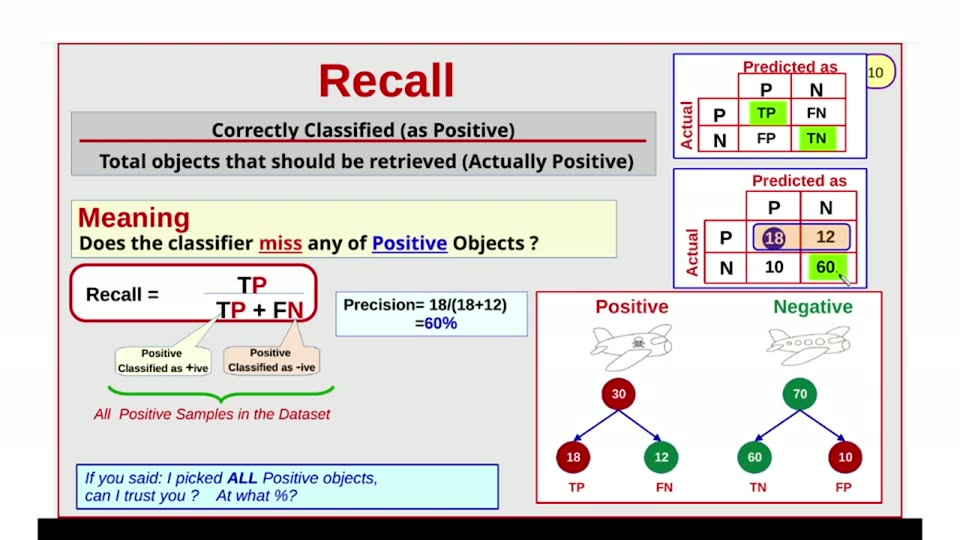
#> input picture videos/machine-learning/08_performance_measure/unique_slides/slide_010.jpg, 960 x 540 px, found by its file name
$ python measure010b.py
#> lines starting #> are read from the running program, lines starting #| are printed output that depends on the picture; after the words box and inside, x2 and y2 are one past the last pixel; in counts of white or black regions, pixels touching at a corner belong together
from PIL import Image
import numpy as np

NS = '/home/codespace/ai_llm_slides/videos/machine-learning/08_performance_measure'
im = Image.open(NS + '/unique_slides/slide_010.jpg').convert('RGB')
#> im is the input picture: PIL image 960x540 RGB; mean R, G, B 217.6, 214.5, 211.8
a = np.asarray(im).astype(int)
H, W, _ = a.shape
#> H = 540; W = 960

red = (a[:, :, 0] > 150) & (a[:, :, 0] - a[:, :, 1] > 70) & (a[:, :, 0] - a[:, :, 2] > 70)
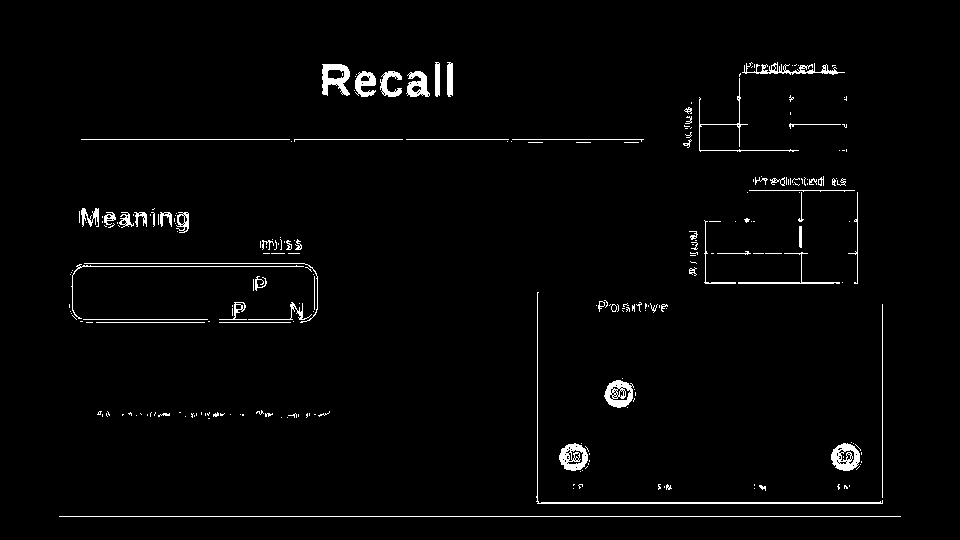
#> red: shape (540, 960) bool; 2.1% white; 252 white regions (188 under 20 px), largest, box (x1, y1, x2, y2) and area: (536, 292, 883, 504) 906, (59, 516, 901, 517) 842, (322, 64, 350, 96) 531

def runs(mask, axis, minlen, label, limit=50):
    out = []
    if axis == 0:
        for y in range(H):
            row = mask[y]; x = 0
            while x < W:
                if row[x]:
                    x0 = x
                    while x < W and row[x]: x += 1
                    if x - x0 >= minlen: out.append((y, x0, x - 1))
                else: x += 1
    else:
        for x in range(W):
            col = mask[:, x]; y = 0
            while y < H:
                if col[y]:
                    y0 = y
                    while y < H and col[y]: y += 1
                    if y - y0 >= minlen: out.append((x, y0, y - 1))
                else: y += 1
    print(label, out[:limit])

# formula box region only
sub = np.zeros_like(red); sub[255:370, 60:540] = red[255:370, 60:540]
#> after `sub[255:370, 60:540] = red[255:370, 60:540]`: sub: shape (540, 960) bool; 0.27% white in thin lines or dots, all inside (x1, y1, x2, y2) = (69, 263, 539, 370)
runs(sub, 0, 30, 'formula-region red horiz:')
#> after the loop in runs, `for y in range(H):`: out = [(263, 84, 304), (266, 82, 303), (319, 83, 207), (319, 248, 292), (322, 96, 204), (322, 219, 290)]
#| formula-region red horiz: [(263, 84, 304), (266, 82, 303), (319, 83, 207), (319, 248, 292), (322, 96, 204), (322, 219, 290)]
runs(sub, 1, 20, 'formula-region red vert:')
#| formula-region red vert: [(72, 275, 310), (314, 276, 309), (317, 276, 309), (537, 292, 369)]

# matrix1 region red grid
sub = np.zeros_like(red); sub[45:165, 665:875] = red[45:165, 665:875]
#> after `sub[45:165, 665:875] = red[45:165, 665:875]`: sub: shape (540, 960) bool; 0.19% white in thin lines or dots, all inside (x1, y1, x2, y2) = (683, 62, 847, 152)
runs(sub, 0, 15, 'matrix1 red horiz:')
#| matrix1 red horiz: [(71, 821, 836), (72, 742, 844), (124, 699, 747), (124, 789, 840), (150, 699, 798)]
runs(sub, 1, 10, 'matrix1 red vert:')
#| matrix1 red vert: [(699, 99, 150), (739, 78, 146), (746, 63, 73), (756, 64, 73), (762, 64, 73), (777, 62, 73), (814, 63, 72)]
# matrix2 region red grid
sub = np.zeros_like(red); sub[160:295, 665:875] = red[160:295, 665:875]
#> after `sub[160:295, 665:875] = red[160:295, 665:875]`: sub: shape (540, 960) bool; 0.23% white in thin lines or dots, all inside (x1, y1, x2, y2) = (689, 176, 858, 284)
runs(sub, 0, 15, 'matrix2 red horiz:')
#| matrix2 red horiz: [(190, 749, 854), (253, 717, 750), (253, 765, 781), (253, 784, 807), (282, 711, 735), (282, 738, 799), (282, 801, 839), (283, 705, 735), (283, 738, 833)]
runs(sub, 1, 10, 'matrix2 red vert:')
#| matrix2 red vert: [(705, 221, 283), (799, 226, 246), (800, 226, 247), (801, 192, 221), (801, 226, 247), (801, 252, 283), (823, 176, 185), (857, 192, 283)]

# cell fills in matrix2: sample center colors of 4 quadrants
# find grid: use red lines; sample average color in regions
def avg(x0, y0, x1, y1, label):
    r = a[y0:y1, x0:x1].reshape(-1, 3).mean(axis=0)
    print(label, 'avg rgb', r.round(0))

# matrix2 approx cells: panel x674-867 y169-287; guess split x~770, y~228
for (x0, y0, x1, y1, lab) in [(700, 195, 760, 225, 'm2 TL'), (790, 195, 850, 225, 'm2 TR'),
                              (700, 240, 760, 275, 'm2 BL'), (790, 240, 850, 275, 'm2 BR'),
                              (700, 75, 760, 105, 'm1 TL'), (790, 75, 850, 105, 'm1 TR'),
                              (700, 120, 760, 150, 'm1 BL'), (790, 120, 850, 150, 'm1 BR')]:
    avg(x0, y0, x1, y1, lab)
#> this loop made 8 passes
#> r in avg on passes 1 to 8: [245.5, 233, 233.6], [220.9, 205.8, 213.5], [228.7, 212.3, 215.4], [179.4, 198.2, 120.4], [244.1, 234.5, 228.9], [230.4, 215.7, 216.1], [226.8, 216.4, 209.4], [181, 219, 114.2]
#| m2 TL avg rgb [245. 233. 234.]
#| m2 TR avg rgb [221. 206. 213.]
#| m2 BL avg rgb [229. 212. 215.]
#| m2 BR avg rgb [179. 198. 120.]
#| m1 TL avg rgb [244. 234. 229.]
#| m1 TR avg rgb [230. 216. 216.]
#| m1 BL avg rgb [227. 216. 209.]
#| m1 BR avg rgb [181. 219. 114.]

# node circles: red and green filled circles in tree region
grn = (a[:, :, 1] > 140) & (a[:, :, 0] < 120) & (a[:, :, 2] < 120)
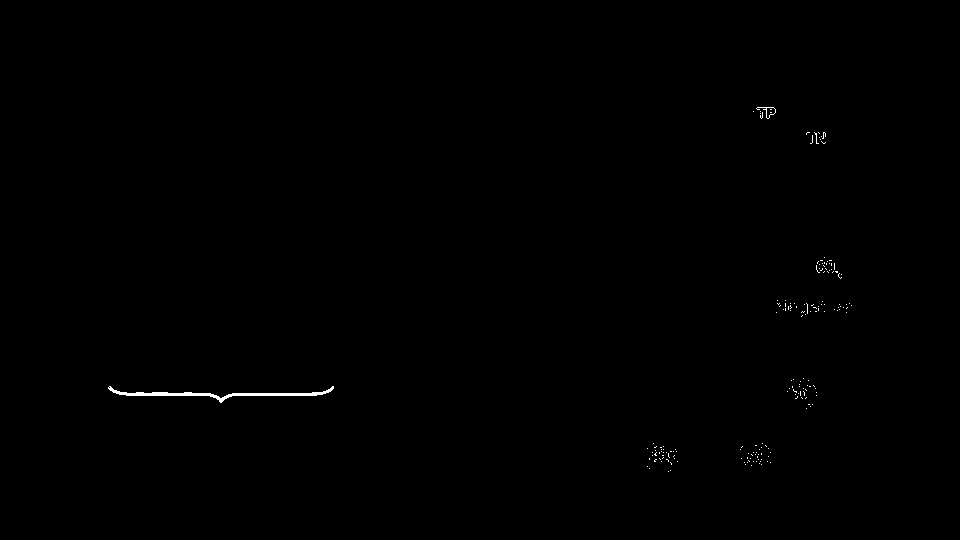
#> grn: shape (540, 960) bool; 0.23% white; 183 white regions (181 under 20 px), largest, box (x1, y1, x2, y2) and area: (108, 386, 334, 403) 743, (756, 107, 776, 119) 49
sub = np.zeros_like(grn); sub[290:510, 537:882] = grn[290:510, 537:882]
#> after `sub[290:510, 537:882] = grn[290:510, 537:882]`:
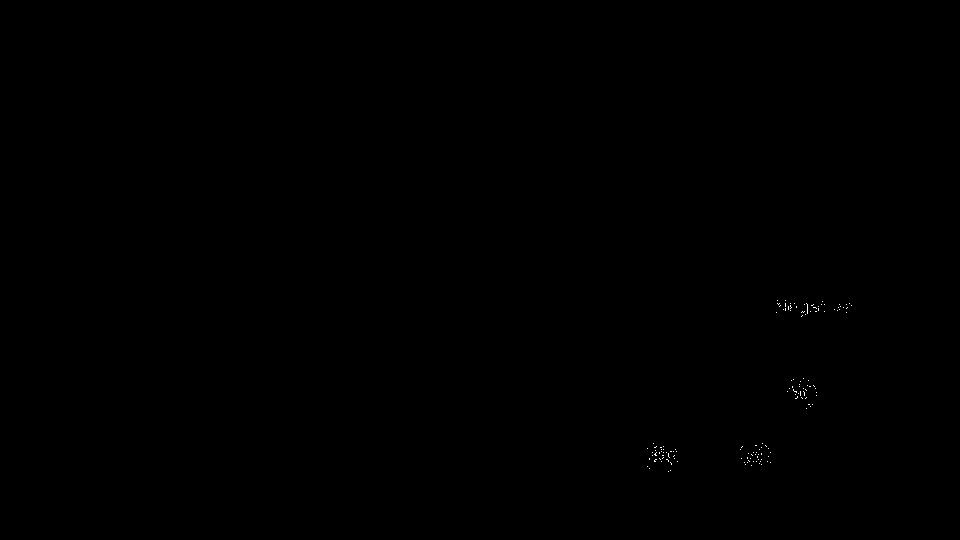
#> sub: shape (540, 960) bool; 0.05% white in thin lines or dots, all inside (x1, y1, x2, y2) = (647, 300, 852, 472)
ys, xs = np.where(sub)
#> ys = 238 values from 300 to 471; xs = 238 values, max 851 at index 25, min 647 at index 147, mean 758
# cluster by y bands
import collections
pts = sorted(zip(xs, ys))
#> pts = 238 pairs, first value 647 to 851, second value 300 to 471
clusters = []
used = np.zeros(len(pts), bool)
for i, (x, y) in enumerate(pts):
    if used[i]: continue
    cx, cy, n = x, y, 1
    for j in range(i + 1, len(pts)):
        if used[j]: continue
        x2, y2 = pts[j]
        if abs(x2 - cx) < 40 and abs(y2 - cy) < 40:
            used[j] = True; n += 1
    clusters.append((cx, cy, n))
#> this loop made 238 passes
#> (x, y) on passes 2 to 4: (647, 466), (649, 458), (649, 459)
#> after the loop, clusters = [(647, 448, 63), (740, 449, 43), (776, 312, 56), (787, 391, 53), (816, 308, 23)]
print('green clusters (x,y,n):', [c for c in clusters if c[2] > 30])
#| green clusters (x,y,n): [(647, 448, 63), (740, 449, 43), (776, 312, 56), (787, 391, 53)]
sub = np.zeros_like(red); sub[290:510, 537:882] = red[290:510, 537:882]
#> after `sub[290:510, 537:882] = red[290:510, 537:882]`:
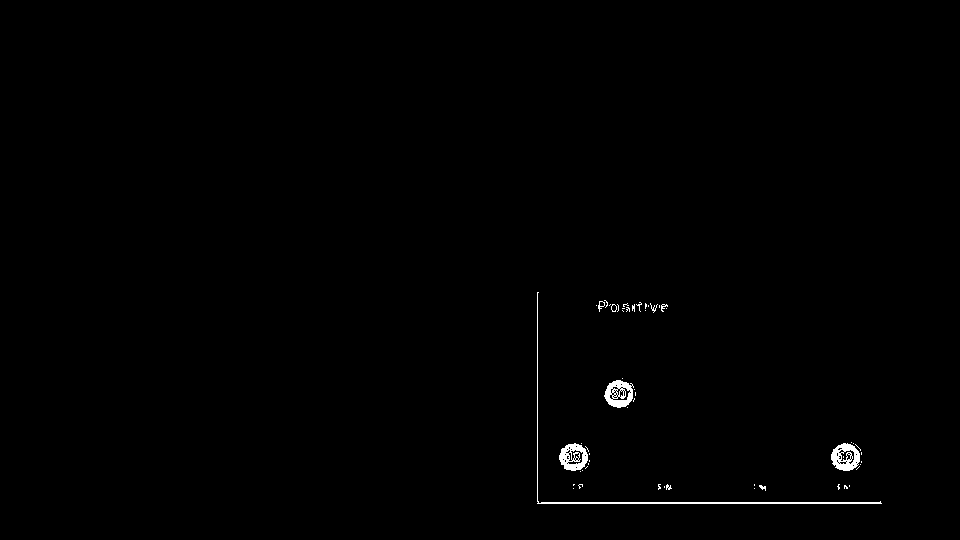
#> sub: shape (540, 960) bool; 0.53% white; 56 white regions (47 under 20 px), largest, box (x1, y1, x2, y2) and area: (537, 292, 882, 504) 899, (831, 443, 860, 471) 505, (604, 380, 634, 408) 502
ys, xs = np.where(sub)
#> ys = 2745 values from 292 to 503; xs = 2745 values, max 881 at index 2744, min 537 at index 0, mean 674.7
pts = sorted(zip(xs, ys))
#> pts = 2745 pairs, first value 537 to 881, second value 292 to 503
used = np.zeros(len(pts), bool)
clusters = []
for i, (x, y) in enumerate(pts):
    if used[i]: continue
    cx, cy, n = x, y, 1
    for j in range(i + 1, len(pts)):
        if used[j]: continue
        x2, y2 = pts[j]
        if abs(x2 - cx) < 40 and abs(y2 - cy) < 40:
            used[j] = True; n += 1
    clusters.append((cx, cy, n))
#> this loop made 2745 passes
#> (cx, cy) on passes 1, 41: (537, 292), (537, 332)
#> after the loop, clusters = 19 items, first 6: (537, 292, 41), (537, 332, 40), (537, 372, 40), (537, 412, 135), (537, 452, 267), (537, 492, 88)
print('red clusters (x,y,n):', [c for c in clusters if c[2] > 30])
#> (printed output is left out)

# caption: red italic text y 405-435, x 80-540
dark = a.sum(axis=2) < 400
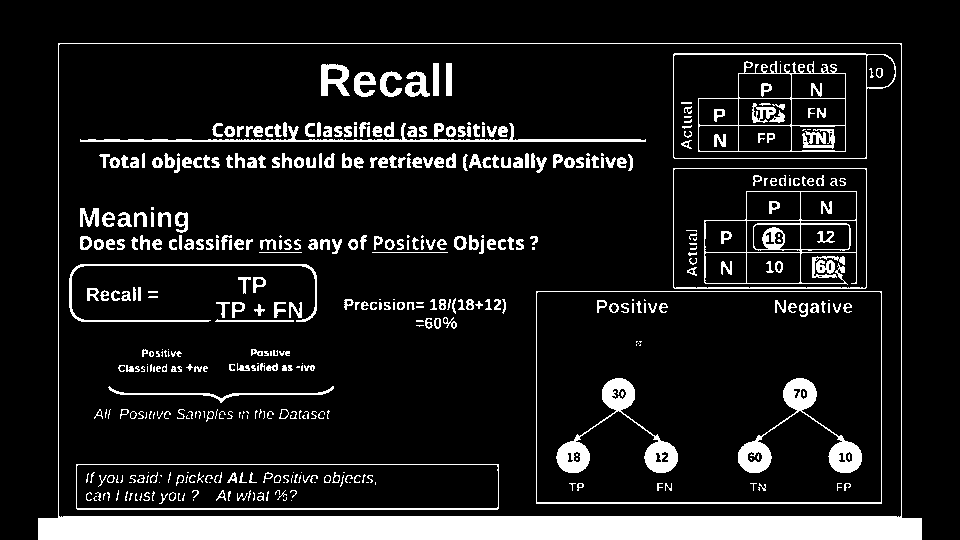
#> dark: shape (540, 960) bool; 11.2% white; 465 white regions (155 under 20 px), largest, box (x1, y1, x2, y2) and area: (38, 43, 922, 540) 22922, (556, 378, 678, 473) 2513, (738, 378, 862, 473) 2499
sub = np.zeros_like(dark); sub[405:438, 80:540] = dark[405:438, 80:540]
#> after `sub[405:438, 80:540] = dark[405:438, 80:540]`:
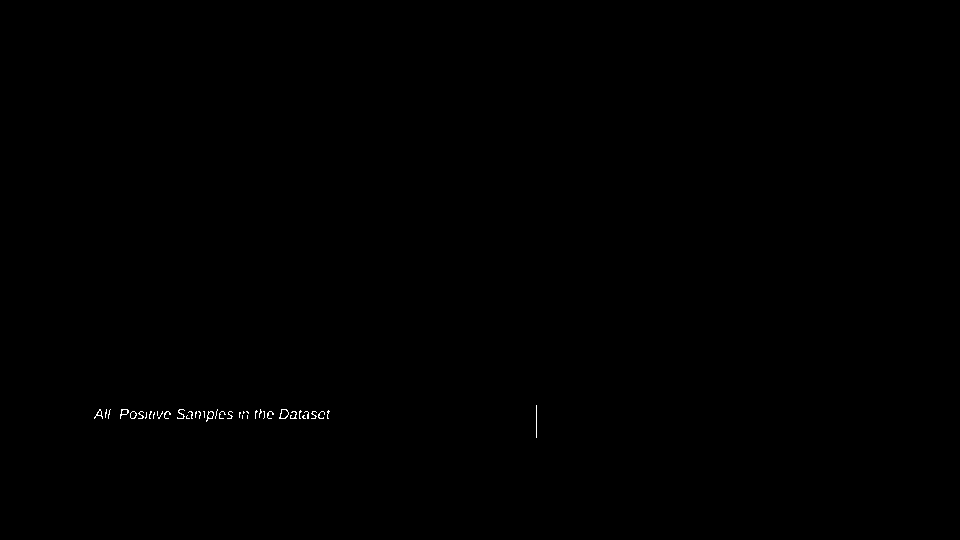
#> sub: shape (540, 960) bool; 0.12% white in thin lines or dots, all inside (x1, y1, x2, y2) = (94, 405, 537, 438)
ys, xs = np.where(sub)
#> ys = 607 values from 405 to 437; xs = 607 values, max 536 at index 0, min 94 at index 432, mean 231.5
print('caption ink:', (xs.min(), xs.max(), ys.min(), ys.max()) if len(xs) else 'none')
#| caption ink: (94, 536, 405, 437)

# callout arrows: pale yellow lines between y 330-345 x 100-330
yel = (a[:, :, 0] > 240) & (a[:, :, 1] > 230) & (a[:, :, 2] < 210)
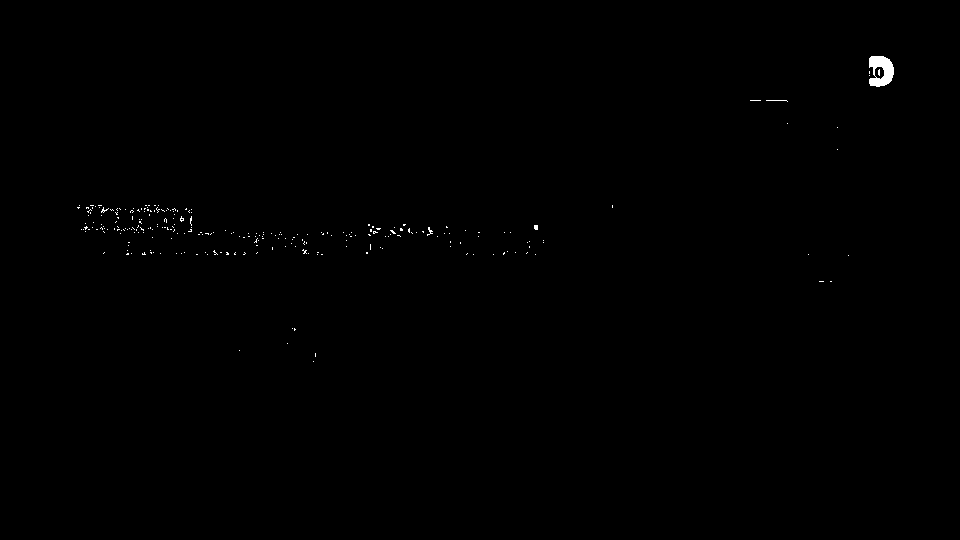
#> yel: shape (540, 960) bool; 0.23% white; 256 white regions (253 under 20 px), largest, box (x1, y1, x2, y2) and area: (869, 56, 894, 87) 533, (766, 100, 788, 102) 22, (427, 227, 433, 236) 21
sub = np.zeros_like(yel); sub[325:350, 90:340] = yel[325:350, 90:340]
#> after `sub[325:350, 90:340] = yel[325:350, 90:340]`: sub: shape (540, 960) bool; 0% white in thin lines or dots, all inside (x1, y1, x2, y2) = (287, 328, 296, 344)
runs(sub, 0, 8, 'callout-arrow yellow horiz:')
#| callout-arrow yellow horiz: []
